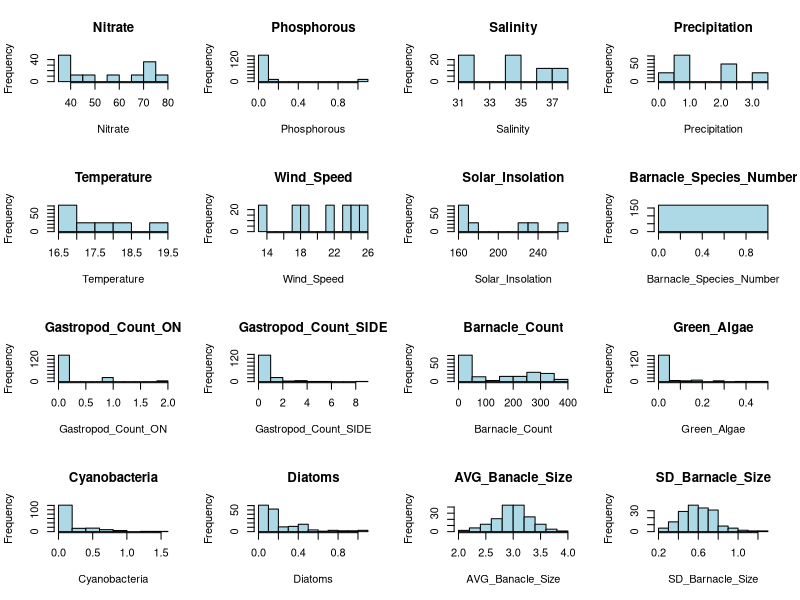
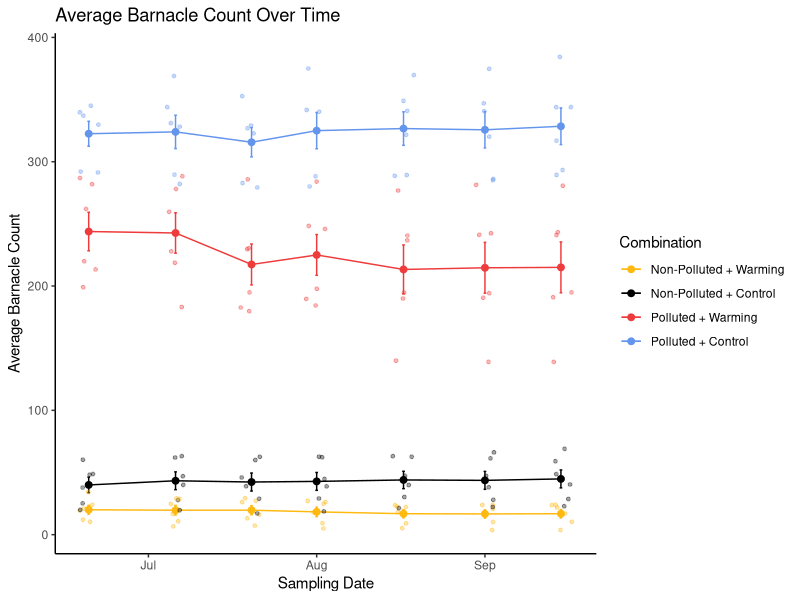
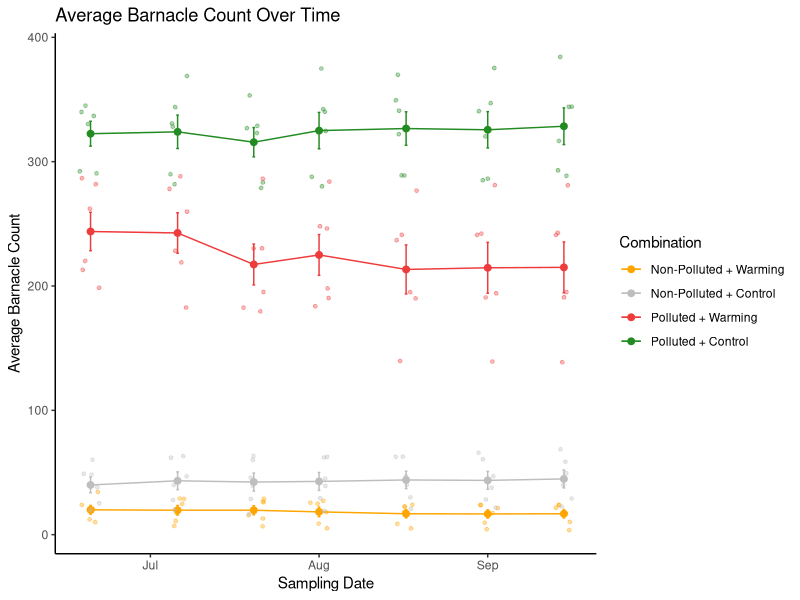
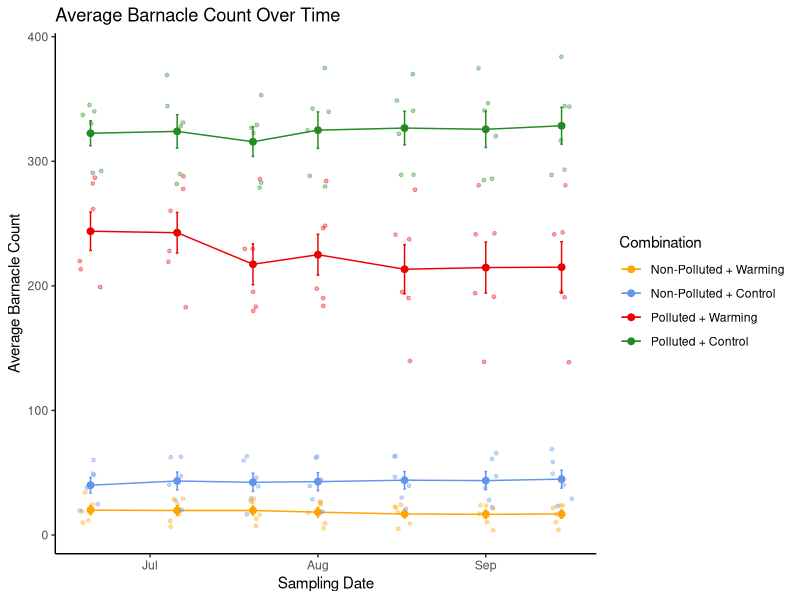
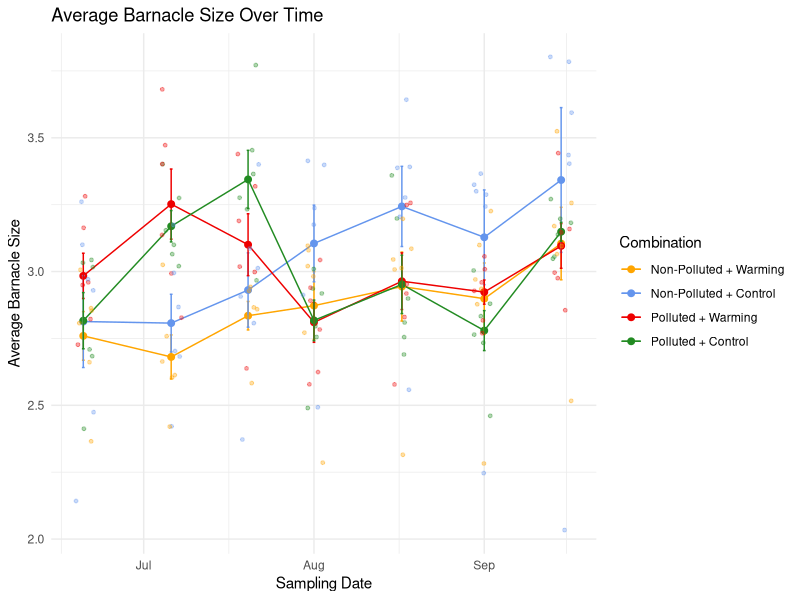
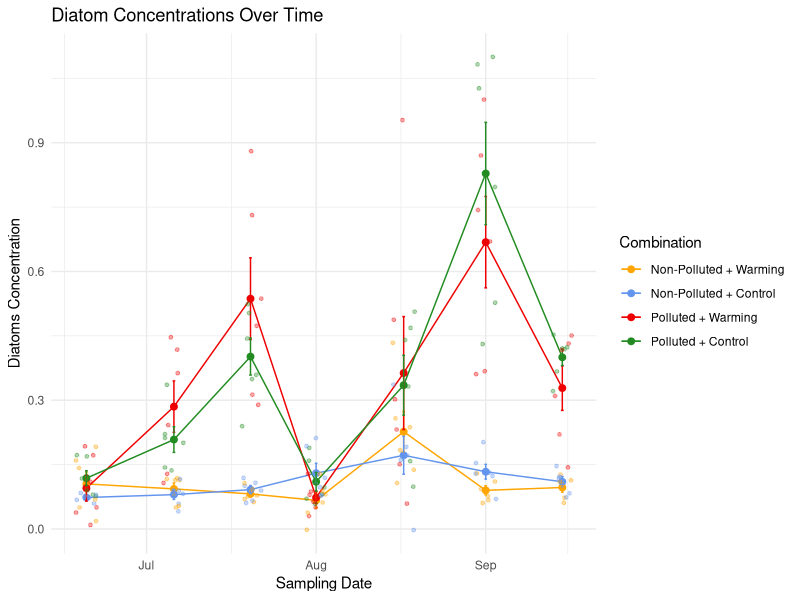
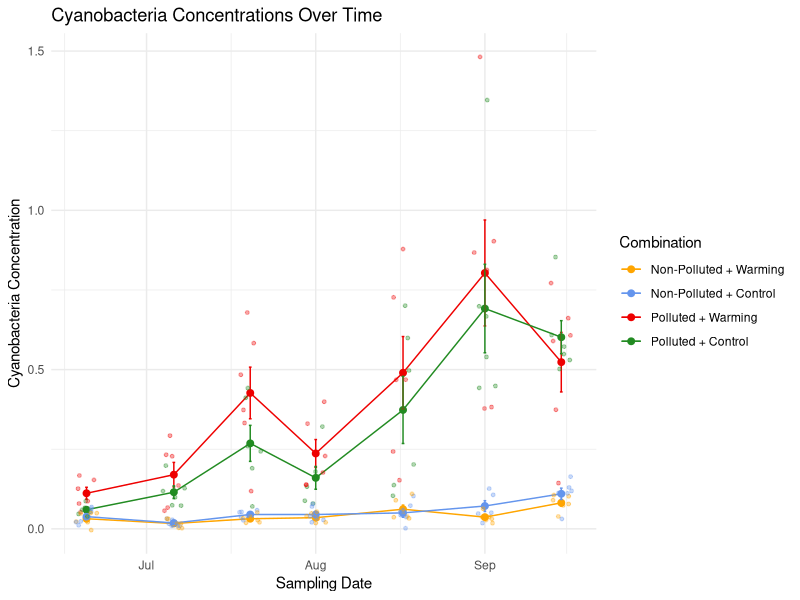
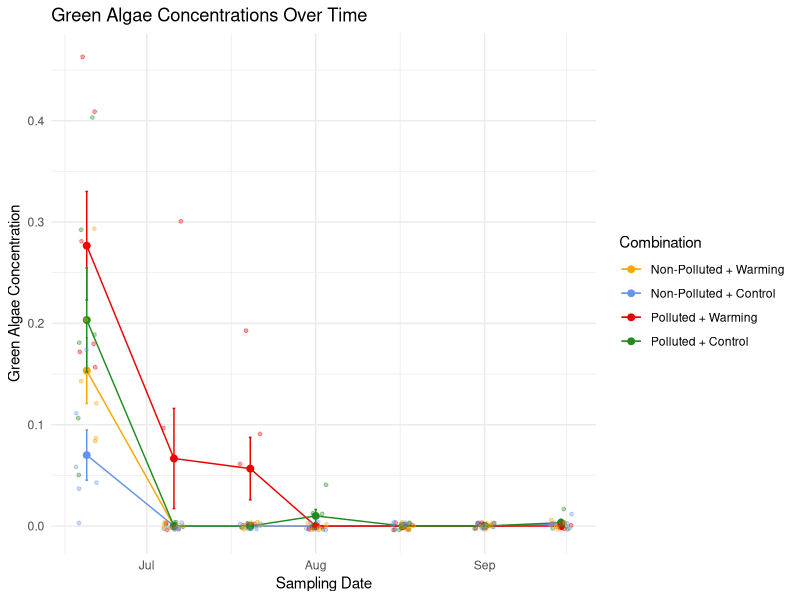

Reproduce these figures in R, in order. (Note: this script raises an error after producing the figures.)
## ---- chunk 1

# running in R version 4.3.1

#### Clear  environment 
rm(list = ls())         

#### Required packages
library(tidyverse) # for general organisation
library(ggplot2)
library(dplyr)
library(zoo)
knitr::opts_knit$set(root.dir ="C:/Users/katie/OneDrive/Documents/UNI/MBiol/Code_R/Katie_R")

## ---- chunk 2
# load the data 
brighton <- read.csv("Hotmess_R_1.csv")

brighton$Sampling_Date <- as.Date(brighton$Sampling_Date, format = "%d/%m/%Y")

brighton$Pad_Region <- as.factor(brighton$Pad_Region)

brighton$Pad_Colour <- as.factor(brighton$Pad_Colour)

brighton$total_grazer <- brighton$Gastropod_Count_ON + brighton$Gastropod_Count_SIDE

# create a new column for the combinations
brighton <- brighton %>%
  mutate(Combination = interaction(Pad_Colour, Pad_Region))

str(brighton)
## ---- chunk 3
# create a list of our numeric explanatory and response variables
numeric_vars <- c("Nitrate", "Phosphorous", "Salinity", "Precipitation", 
                  "Temperature", "Wind_Speed", "Solar_Insolation",
                  "Barnacle_Species_Number", "Gastropod_Count_ON", 
                  "Gastropod_Count_SIDE", "Barnacle_Count", "Green_Algae", 
                  "Cyanobacteria", "Diatoms", "AVG_Banacle_Size", 
                  "SD_Barnacle_Size")

# as there are 16, we'll set up a 4 by 4 panel 
par(mfrow = c(4, 4))

# loop over numeric_vars and create a histogram for each one
for (var in numeric_vars) {
  hist(brighton[[var]], main = var, xlab = var, col = "lightblue", border = "black")
}

## ---- chunk 4
#ADD CODE FOR COMBINATION
#of what?
## ---- chunk 5
#barnacle count


average_barnacle_count <- brighton %>%
  group_by(Sampling_Date, Combination) %>%
  summarize(Average_Banacle_Count = mean(Barnacle_Count, na.rm = TRUE))
            
            #,  SE_Banacle_Size = sd(AVG_Banacle_Size, na.rm = TRUE)/ sqrt(n()),, .groups = 'drop')


# Assuming `data` is your original dataset with individual observations
data_se_b_count <- brighton %>%
  group_by(Sampling_Date, Combination) %>%
  summarise(
    Avg = mean(Barnacle_Count),
    SE = sd(Barnacle_Count) / sqrt(n()),
    Lower = Avg - SE,  # Assuming 1 SE for the demonstration
    Upper = Avg + SE
  ) %>%
  ungroup()

combined_plot_b_count <- ggplot() +
  geom_line(data = average_barnacle_count, 
            aes(x = Sampling_Date, y = Average_Banacle_Count, group = Combination, color = Combination)) +
  geom_point(data = average_barnacle_count, 
             aes(x = Sampling_Date, y = Average_Banacle_Count, color = Combination), size = 2) +
  #geom_ribbon(data = data_se, aes(x = Sampling_Date, ymin = Lower, ymax = Upper, group = Combination, fill = Combination), alpha = 0.2) +  # Add this line for shaded areas
  geom_errorbar(data = data_se_b_count, 
                aes(x = Sampling_Date, ymin = Lower, ymax = Upper, group = Combination, color = Combination), 
                width = 0.5) +  # Adjust width as needed
  geom_jitter(data = brighton, 
             aes(x = Sampling_Date, y = Barnacle_Count, color = Combination), size = 1, alpha = 0.35, width = 2) +
  scale_color_manual(values = c("B.N" = "darkgoldenrod1",
                               "W.N" = "black",
                               "B.P" = "brown2",
                               "W.P" = "cornflowerblue", "B" = "black", "W" = "grey"),
                     labels = c("B.N" = "Non-Polluted + Warming", "W.N" = "Non-Polluted + Control", "B.P" = "Polluted + Warming", "W.P" = "Polluted + Control")) +
  scale_shape_manual(values = c("N" = 16, "P" = 17),
                     labels = c("N" = "Non-Polluted Region", "P" = "Polluted Region")) +
  labs(title = "Average Barnacle Count Over Time",
       x = "Sampling Date",
       y = "Average Barnacle Count") +
  theme_classic()

combined_plot_b_count
 

## ---- chunk 6
combined_plot_b_count2 <- ggplot() +
  geom_line(data = average_barnacle_count, 
            aes(x = Sampling_Date, y = Average_Banacle_Count, group = Combination, color = Combination)) +
  geom_point(data = average_barnacle_count, 
             aes(x = Sampling_Date, y = Average_Banacle_Count, color = Combination), size = 2) +
  #geom_ribbon(data = data_se, aes(x = Sampling_Date, ymin = Lower, ymax = Upper, group = Combination, fill = Combination), alpha = 0.2) +  # Add this line for shaded areas
  geom_errorbar(data = data_se_b_count, 
                aes(x = Sampling_Date, ymin = Lower, ymax = Upper, group = Combination, color = Combination), 
                width = 0.5) +  # Adjust width as needed
  geom_jitter(data = brighton, 
             aes(x = Sampling_Date, y = Barnacle_Count, color = Combination), size = 1, alpha = 0.35, width = 2) +
  scale_color_manual(values = c("B.N" = "orange",
                               "W.N" = "grey",
                               "B.P" = "brown2",
                               "W.P" = "forestgreen", "B" = "black", "W" = "grey"),
                     labels = c( "W.N" = "Non-Polluted + Control","B.N" = "Non-Polluted + Warming",  "W.P" = "Polluted + Control", "B.P" = "Polluted + Warming")) +
  scale_shape_manual(values = c("N" = 16, "P" = 17),
                     labels = c("N" = "Non-Polluted Region", "P" = "Polluted Region")) +
  labs(title = "Average Barnacle Count Over Time",
       x = "Sampling Date",
       y = "Average Barnacle Count") +
  theme_classic()

combined_plot_b_count2

## ---- chunk 7
combined_plot_b_count2 <- ggplot() +
  geom_line(data = average_barnacle_count, 
            aes(x = Sampling_Date, y = Average_Banacle_Count, group = Combination, color = Combination)) +
  geom_point(data = average_barnacle_count, 
             aes(x = Sampling_Date, y = Average_Banacle_Count, color = Combination), size = 2) +
  #geom_ribbon(data = data_se, aes(x = Sampling_Date, ymin = Lower, ymax = Upper, group = Combination, fill = Combination), alpha = 0.2) +  # Add this line for shaded areas
  geom_errorbar(data = data_se_b_count, 
                aes(x = Sampling_Date, ymin = Lower, ymax = Upper, group = Combination, color = Combination), 
                width = 0.5) +  # Adjust width as needed
  geom_jitter(data = brighton, 
             aes(x = Sampling_Date, y = Barnacle_Count, color = Combination), size = 1, alpha = 0.35, width = 2) +
  scale_color_manual(values = c("B.N" = "orange",
                               "W.N" = "cornflowerblue",
                               "B.P" = "red2",
                               "W.P" = "forestgreen", "B" = "black", "W" = "grey"),
                     labels = c( "W.N" = "Non-Polluted + Control","B.N" = "Non-Polluted + Warming",  "W.P" = "Polluted + Control", "B.P" = "Polluted + Warming")) +
  scale_shape_manual(values = c("N" = 16, "P" = 17),
                     labels = c("N" = "Non-Polluted Region", "P" = "Polluted Region")) +
  labs(title = "Average Barnacle Count Over Time",
       x = "Sampling Date",
       y = "Average Barnacle Count") +
  theme_classic()

combined_plot_b_count2

## ---- chunk 8

#barnacle size

average_barnacle_size <- brighton %>%
  group_by(Sampling_Date, Combination) %>%
  summarize(Average_Banacle_Size = mean(AVG_Banacle_Size, na.rm = TRUE))
            
            #,  SE_Banacle_Size = sd(AVG_Banacle_Size, na.rm = TRUE)/ sqrt(n()),, .groups = 'drop')


# Assuming `data` is your original dataset with individual observations
data_se_b_size <- brighton %>%
  group_by(Sampling_Date, Combination) %>%
  summarise(
    Avg = mean(AVG_Banacle_Size),
    SE = sd(AVG_Banacle_Size) / sqrt(n()),
    Lower = Avg - SE,  # Assuming 1 SE for the demonstration
    Upper = Avg + SE
  ) %>%
  ungroup()

combined_plot_b_size <- ggplot() +
  geom_line(data = average_barnacle_size, 
            aes(x = Sampling_Date, y = Average_Banacle_Size, group = Combination, color = Combination)) +
  geom_point(data = average_barnacle_size, 
             aes(x = Sampling_Date, y = Average_Banacle_Size, color = Combination), size = 2) +
  #geom_ribbon(data = data_se, aes(x = Sampling_Date, ymin = Lower, ymax = Upper, group = Combination, fill = Combination), alpha = 0.2) +  # Add this line for shaded areas
  geom_errorbar(data = data_se_b_size, 
                aes(x = Sampling_Date, ymin = Lower, ymax = Upper, group = Combination, color = Combination), 
                width = 0.5) +  # Adjust width as needed
  geom_jitter(data = brighton, 
             aes(x = Sampling_Date, y = AVG_Banacle_Size, color = Combination), size = 1, alpha = 0.35, width = 2) +
  scale_color_manual(values = c("B.N" = "orange",
                               "W.N" = "cornflowerblue",
                               "B.P" = "red2",
                               "W.P" = "forestgreen", "B" = "black", "W" = "grey"),
                     labels = c("B.N" = "Non-Polluted + Warming", "W.N" = "Non-Polluted + Control", "B.P" = "Polluted + Warming", "W.P" = "Polluted + Control", "B" = "Pad Colour: Black", "W" = "Pad Colour: Grey")) +
  scale_shape_manual(values = c("N" = 16, "P" = 17),
                     labels = c("N" = "Non-Polluted Region", "P" = "Polluted Region")) +
  labs(title = "Average Barnacle Size Over Time",
       x = "Sampling Date",
       y = "Average Barnacle Size") +
  theme_minimal()

combined_plot_b_size
 
## ---- chunk 9

#diatoms

average_diatoms <- brighton %>%
  group_by(Sampling_Date, Combination) %>%
  summarize(Average_diatoms = mean(Diatoms, na.rm = TRUE), .groups = 'drop')

# Assuming `data` is your original dataset with individual observations
data_se_diatoms <- brighton %>%
  group_by(Sampling_Date, Combination) %>%
  summarise(
    Avg = mean(Diatoms),
    SE = sd(Diatoms) / sqrt(n()),
    Lower = Avg - SE,  # Assuming 1 SE for the demonstration
    Upper = Avg + SE
  ) %>%
  ungroup()

combined_plot_diatoms <- ggplot() +
  geom_line(data = average_diatoms, 
            aes(x = Sampling_Date, y = Average_diatoms, group = Combination, color = Combination)) +
  geom_point(data = average_diatoms, 
             aes(x = Sampling_Date, y = Average_diatoms, color = Combination), size = 2) +
  #geom_ribbon(data = data_se, aes(x = Sampling_Date, ymin = Lower, ymax = Upper, group = Combination, fill = Combination), alpha = 0.2) +  # Add this line for shaded areas
  geom_errorbar(data = data_se_diatoms, 
                aes(x = Sampling_Date, ymin = Lower, ymax = Upper, group = Combination, color = Combination), 
                width = 0.5) +  # Adjust width as needed
  geom_jitter(data = brighton, 
             aes(x = Sampling_Date, y = Diatoms, color = Combination), size = 1, alpha = 0.35, width = 2) +
  scale_color_manual(values = c("B.N" = "orange",
                               "W.N" = "cornflowerblue",
                               "B.P" = "red2",
                               "W.P" = "forestgreen", "B" = "black", "W" = "grey"),
                     labels = c("B.N" = "Non-Polluted + Warming", "W.N" = "Non-Polluted + Control", "B.P" = "Polluted + Warming", "W.P" = "Polluted + Control", "B" = "Pad Colour: Black", "W" = "Pad Colour: Grey")) +
  scale_shape_manual(values = c("N" = 16, "P" = 17),
                     labels = c("N" = "Non-Polluted Region", "P" = "Polluted Region")) +
  labs(title = "Diatom Concentrations Over Time",
       x = "Sampling Date",
       y = "Diatoms Concentration") +
  theme_minimal()


combined_plot_diatoms

#check temp in august!

## ---- chunk 10

#cyanobacteria
#combination plot points w/ mean and lines

average_cyanobacteria <- brighton %>%
  group_by(Sampling_Date, Combination) %>%
  summarize(Average_Cyanobacteria = mean(Cyanobacteria, na.rm = TRUE), .groups = 'drop')


# Assuming `data` is your original dataset with individual observations
data_se_cyano <- brighton %>%
  group_by(Sampling_Date, Combination) %>%
  summarise(
    Avg = mean(Cyanobacteria),
    SE = sd(Cyanobacteria) / sqrt(n()),
    Lower = Avg - SE,  # Assuming 1 SE for the demonstration
    Upper = Avg + SE
  ) %>%
  ungroup()


#cyano plot

combined_plot_cyanobacteria <- ggplot() +
  geom_line(data = average_cyanobacteria, 
            aes(x = Sampling_Date, y = Average_Cyanobacteria, group = Combination, color = Combination)) +
  geom_point(data = average_cyanobacteria, 
             aes(x = Sampling_Date, y = Average_Cyanobacteria, color = Combination), size = 2) +
  #geom_ribbon(data = data_se, aes(x = Sampling_Date, ymin = Lower, ymax = Upper, group = Combination, fill = Combination), alpha = 0.2) +  # Add this line for shaded areas
  geom_errorbar(data = data_se_cyano, 
                aes(x = Sampling_Date, ymin = Lower, ymax = Upper, group = Combination, color = Combination), 
                width = 0.5) +  # Adjust width as needed
  geom_jitter(data = brighton, 
             aes(x = Sampling_Date, y = Cyanobacteria, color = Combination), size = 1, alpha = 0.35, width = 2) +
  scale_color_manual(values = c("B.N" = "orange",
                               "W.N" = "cornflowerblue",
                               "B.P" = "red2",
                               "W.P" = "forestgreen", "B" = "black", "W" = "grey"),
                     labels = c("B.N" = "Non-Polluted + Warming", "W.N" = "Non-Polluted + Control", "B.P" = "Polluted + Warming", "W.P" = "Polluted + Control", "B" = "Pad Colour: Black", "W" = "Pad Colour: Grey")) +
  scale_shape_manual(values = c("N" = 16, "P" = 17),
                     labels = c("N" = "Non-Polluted Region", "P" = "Polluted Region")) +
  labs(title = "Cyanobacteria Concentrations Over Time",
       x = "Sampling Date",
       y = "Cyanobacteria Concentration") +
  theme_minimal()


combined_plot_cyanobacteria

## ---- chunk 11

#green

average_green <- brighton %>%
  group_by(Sampling_Date, Combination) %>%
  summarize(Average_Green = mean(Green_Algae, na.rm = TRUE), .groups = 'drop')



data_se <- brighton %>%
  group_by(Sampling_Date, Combination) %>%
  summarise(
    Avg = mean(Green_Algae),
    SE = sd(Green_Algae) / sqrt(n()),
    Lower = Avg - SE,  # Assuming 1 SE for the demonstration
    Upper = Avg + SE
  ) %>%
  ungroup()


#green plot

combined_plot_green <- ggplot() +
  geom_line(data = average_green, 
            aes(x = Sampling_Date, y = Average_Green, group = Combination, color = Combination)) +
  geom_point(data = average_green, 
             aes(x = Sampling_Date, y = Average_Green, color = Combination), size = 2) +
  #geom_ribbon(data = data_se, aes(x = Sampling_Date, ymin = Lower, ymax = Upper, group = Combination, fill = Combination), alpha = 0.2) +  # Add this line for shaded areas
  geom_errorbar(data = data_se, 
                aes(x = Sampling_Date, ymin = Lower, ymax = Upper, group = Combination, color = Combination), 
                width = 0.5) +  # Adjust width as needed
  geom_jitter(data = brighton, 
             aes(x = Sampling_Date, y = Green_Algae, color = Combination), size = 1, alpha = 0.35, width = 2) +
  scale_color_manual(values = c("B.N" = "orange",
                               "W.N" = "cornflowerblue",
                               "B.P" = "red2",
                               "W.P" = "forestgreen", "B" = "black", "W" = "grey"),
                     labels = c("B.N" = "Non-Polluted + Warming", "W.N" = "Non-Polluted + Control", "B.P" = "Polluted + Warming", "W.P" = "Polluted + Control", "B" = "Pad Colour: Black", "W" = "Pad Colour: Grey")) +
  scale_shape_manual(values = c("N" = 16, "P" = 17),
                     labels = c("N" = "Non-Polluted Region", "P" = "Polluted Region")) +
  labs(title = "Green Algae Concentrations Over Time",
       x = "Sampling Date",
       y = "Green Algae Concentration") +
  theme_minimal()


combined_plot_green
## ---- chunk 12
#Grazers

#add new column for grazer total
brighton$total_grazer <- brighton$Gastropod_Count_ON + brighton$Gastropod_Count_SIDE


average_grazer <- brighton %>%
  group_by(Sampling_Date, Combination) %>%
  summarize(Average_Grazer = mean(total_grazer, na.rm = TRUE), .groups = 'drop')


# Assuming `data` is your original dataset with individual observations
grazer_se <- brighton %>%
  group_by(Sampling_Date, Combination) %>%
  summarize( Avg = mean(total_grazer, na.rm = TRUE),
    SE = sd(total_grazer, na.rm = TRUE) / sqrt(n()),  # Calculate SEM based on the total_grazer directly
    Lower = Avg - SE, 
    Upper = Avg + SE,
    .groups = 'drop')



#grazer plot

combined_plot_grazer <- ggplot() +
  geom_line(data = average_grazer, 
            aes(x = Sampling_Date, y = Average_Grazer, group = Combination, color = Combination)) +
  geom_point(data = average_grazer, 
             aes(x = Sampling_Date, y = Average_Grazer, color = Combination), size = 2) +
  #geom_ribbon(data = data_se, aes(x = Sampling_Date, ymin = Lower, ymax = Upper, group = Combination, fill = Combination), alpha = 0.2) +  # Add this line for shaded areas
  geom_errorbar(data = grazer_se, 
                aes(x = Sampling_Date, ymin = Lower, ymax = Upper, group = Combination, color = Combination), 
                width = 0.5) +  # Adjust width as needed
  geom_jitter(data = brighton, 
             aes(x = Sampling_Date, y = total_grazer, color = Combination), size = 1, alpha = 0.35, width = 2) +
  scale_color_manual(values = c("B.N" = "orange",
                               "W.N" = "cornflowerblue",
                               "B.P" = "red2",
                               "W.P" = "forestgreen", "B" = "black", "W" = "grey"),
                     labels = c("B.N" = "Non-Polluted + Warming", "W.N" = "Non-Polluted + Control", "B.P" = "Polluted + Warming", "W.P" = "Polluted + Control", "B" = "Pad Colour: Black", "W" = "Pad Colour: Grey")) +
  scale_shape_manual(values = c("N" = 16, "P" = 17),
                     labels = c("N" = "Non-Polluted Region", "P" = "Polluted Region")) +
  labs(title = "Grazer Counts Over Time",
       x = "Sampling Date",
       y = "Grazer Count") +
  theme_minimal()+
  scale_y_continuous("Total Grazer count", limits = c(0, 7))


combined_plot_grazer
## ---- chunk 13

sub_JUN_1 <- dplyr::filter(brighton, Sampling_Date == as.Date('2023-06-20'))

boxplot(Barnacle_Count ~ Pad_Colour*Pad_Region, data = sub_JUN_1,
       xlab = "Treatment group",
       ylab = "Barnacle Count") 


# Create a new column for the combined factor with specified levels
sub_JUN_1$treatment_group <- interaction(sub_JUN_1$Pad_Colour, sub_JUN_1$Pad_Region, sep = " + ")

# Set the factor levels to control the order
sub_JUN_1$treatment_group <- factor(sub_JUN_1$treatment_group, levels = c("W + N", "B + N", "W + P", "B + P"))

# Now plot
BP_Jun_1_BC <- ggplot(sub_JUN_1, aes(x = treatment_group, y = Barnacle_Count, fill = treatment_group)) +
  geom_boxplot() +
  labs(title = "Barnacle Count Boxplots",
       x = "Treatment Group",
       y = "Barnacle Count") +
  theme_classic() +
  theme(axis.text.x = element_text(angle = 45, hjust = 1)) +
  scale_x_discrete(labels = c("W + N" = "Non-Polluted + Control",
                              "B + N" = "Non-Polluted + Warming",
                              "W + P" = "Polluted + Control",
                              "B + P" = "Polluted + Warming")) + 
  scale_fill_manual(values = c("W + N" = "cornflowerblue",
                               "B + N" = "orange",
                               "W + P" = "forestgreen",
                               "B + P" = "brown2"))


                      

BP_Jun_1_BC


## ---- chunk 14
sub_JUL_1 <- dplyr::filter(brighton, Sampling_Date == as.Date('2023-07-06'))


BP_Jul_1_BC <- ggplot(sub_JUL_1, aes(x = interaction(Pad_Colour, Pad_Region, sep = " + "), y = Barnacle_Count))   +
  geom_boxplot() +
  labs(title = "Barnacle Count Boxplots",
       x = "Treatment Group",
       y = "Barnacle Count") +
  theme_minimal() +
  theme(axis.text.x = element_text(angle = 45, hjust = 1)) +
  scale_x_discrete(labels = c("B + N" = "Warm + Non-Polluted",
                              "W + N" = "Control Temperature + Non-Polluted",
                              "B + P" = "Warm + Polluted",
                              "W + P" = "Control Temperature + Polluted")) # Updated custom labels

BP_Jul_1_BC
## ---- chunk 15
sub_JUL_2 <- dplyr::filter(brighton, Sampling_Date == as.Date('2023-07-20')) 


BP_Jul_2_BC <- ggplot(sub_JUL_2, aes(x = interaction(Pad_Colour, Pad_Region, sep = " + "), y = Barnacle_Count))   +
  geom_boxplot() +
  labs(title = "Barnacle Count Boxplots",
       x = "Treatment Group",
       y = "Barnacle Count") +
  theme_minimal() +
  theme(axis.text.x = element_text(angle = 45, hjust = 1)) +
  scale_x_discrete(labels = c("B + N" = "Warm + Non-Polluted",
                              "W + N" = "Control Temperature + Non-Polluted",
                              "B + P" = "Warm + Polluted",
                              "W + P" = "Control Temperature + Polluted")) # Updated custom labels

BP_Jul_2_BC

## ---- chunk 16
sub_AUG_1 <- dplyr::filter(brighton, Sampling_Date == as.Date('2023-08-01'))

BP_Aug_1_BC <- ggplot(sub_AUG_1, aes(x = interaction(Pad_Colour, Pad_Region, sep = " + "), y = Barnacle_Count))   +
  geom_boxplot() +
  labs(title = "Barnacle Count Boxplots",
       x = "Treatment Group",
       y = "Barnacle Count") +
  theme_minimal() +
  theme(axis.text.x = element_text(angle = 45, hjust = 1)) +
  scale_x_discrete(labels = c("B + N" = "Warm + Non-Polluted",
                              "W + N" = "Control Temperature + Non-Polluted",
                              "B + P" = "Warm + Polluted",
                              "W + P" = "Control Temperature + Polluted")) # Updated custom labels

BP_Aug_1_BC

## ---- chunk 17
sub_AUG_2 <- dplyr::filter(brighton, Sampling_Date == as.Date('2023-08-17'))

BP_Aug_2_BC <- ggplot(sub_AUG_2, aes(x = interaction(Pad_Colour, Pad_Region, sep = " + "), y = Barnacle_Count))   +
  geom_boxplot() +
  labs(title = "Barnacle Count Boxplots",
       x = "Treatment Group",
       y = "Barnacle Count") +
  theme_minimal() +
  theme(axis.text.x = element_text(angle = 45, hjust = 1)) +
  scale_x_discrete(labels = c("B + N" = "Warm + Non-Polluted",
                              "W + N" = "Control Temperature + Non-Polluted",
                              "B + P" = "Warm + Polluted",
                              "W + P" = "Control Temperature + Polluted")) # Updated custom labels

BP_Aug_2_BC

## ---- chunk 18
sub_SEP_1 <- dplyr::filter(brighton, Sampling_Date == as.Date('2023-09-01'))

BP_Sep_1_BC <- ggplot(sub_SEP_1, aes(x = interaction(Pad_Colour, Pad_Region, sep = " + "), y = Barnacle_Count))   +
  geom_boxplot() +
  labs(title = "Barnacle Count Boxplots",
       x = "Treatment Group",
       y = "Barnacle Count") +
  theme_minimal() +
  theme(axis.text.x = element_text(angle = 45, hjust = 1)) +
  scale_x_discrete(labels = c("B + N" = "Warm + Non-Polluted",
                              "W + N" = "Control Temperature + Non-Polluted",
                              "B + P" = "Warm + Polluted",
                              "W + P" = "Control Temperature + Polluted")) # Updated custom labels

BP_Sep_1_BC
## ---- chunk 19
sub_SEP_2 <- dplyr::filter(brighton, Sampling_Date == as.Date('2023-09-15'))


BP_Sep_2_BC <- ggplot(sub_SEP_2, aes(x = interaction(Pad_Colour, Pad_Region, sep = " + "), y = Barnacle_Count))   +
  geom_boxplot() +
  labs(title = "Barnacle Count Boxplots",
       x = "Treatment Group",
       y = "Barnacle Count") +
  theme_minimal() +
  theme(axis.text.x = element_text(angle = 45, hjust = 1)) +
  scale_x_discrete(labels = c("B + N" = "Warm + Non-Polluted",
                              "W + N" = "Control Temperature + Non-Polluted",
                              "B + P" = "Warm + Polluted",
                              "W + P" = "Control Temperature + Polluted")) # Updated custom labels

BP_Sep_2_BC

## ---- chunk 20
#Jun 1

BP_Jun_1_BS <- ggplot(sub_JUN_1, aes(x = interaction(Pad_Colour, Pad_Region, sep = " + "), y = AVG_Banacle_Size, fill = interaction(Pad_Colour, Pad_Region, sep = " + "))) +
  geom_boxplot() +
  labs(title = "Barnacle Size Boxplots",
       x = "Treatment Group",
       y = "Barnacle Size") +
  theme_minimal() +
  theme(axis.text.x = element_text(angle = 45, hjust = 1)) +
  scale_x_discrete(labels = c("B + N" = "Warm + Non-Polluted",
                              "W + N" = "Control Temperature + Non-Polluted",
                              "B + P" = "Warm + Polluted",
                              "W + P" = "Control Temperature + Polluted")) +
  scale_fill_manual(values = c("B + N" = "orange",
                               "W + N" = "cornflowerblue",
                               "B + P" = "brown2",
                               "W + P" = "forestgreen"))


BP_Jun_1_BS
## ---- chunk 21
#Jul 1

BP_Jul_1_BS <- ggplot(sub_JUL_1, aes(x = interaction(Pad_Colour, Pad_Region, sep = " + "), y = AVG_Banacle_Size)) +
  geom_boxplot() +
  labs(title = "Barnacle Size Boxplots",
       x = "Treatment Group",
       y = "Barnacle Size") +
  theme_minimal() +
  theme(axis.text.x = element_text(angle = 45, hjust = 1)) +
  scale_x_discrete(labels = c("B + N" = "Warm + Non-Polluted",
                              "W + N" = "Control Temperature + Non-Polluted",
                              "B + P" = "Warm + Polluted",
                              "W + P" = "Control Temperature + Polluted")) # Updated custom labels

BP_Jul_1_BS

## ---- chunk 22
#Jul 2

BP_Jul_2_BS <- ggplot(sub_JUL_2, aes(x = interaction(Pad_Colour, Pad_Region, sep = " + "), y = AVG_Banacle_Size)) +
  geom_boxplot() +
  labs(title = "Barnacle Size Boxplots",
       x = "Treatment Group",
       y = "Barnacle Size") +
  theme_minimal() +
  theme(axis.text.x = element_text(angle = 45, hjust = 1)) +
  scale_x_discrete(labels = c("B + N" = "Warm + Non-Polluted",
                              "W + N" = "Control Temperature + Non-Polluted",
                              "B + P" = "Warm + Polluted",
                              "W + P" = "Control Temperature + Polluted")) # Updated custom labels

BP_Jul_2_BS
## ---- chunk 23
#Aug 1

BP_Aug_1_BS <- ggplot(sub_AUG_1, aes(x = interaction(Pad_Colour, Pad_Region, sep = " + "), y = AVG_Banacle_Size)) +
  geom_boxplot() +
  labs(title = "Barnacle Size Boxplots",
       x = "Treatment Group",
       y = "Barnacle Size") +
  theme_minimal() +
  theme(axis.text.x = element_text(angle = 45, hjust = 1)) +
  scale_x_discrete(labels = c("B + N" = "Warm + Non-Polluted",
                              "W + N" = "Control Temperature + Non-Polluted",
                              "B + P" = "Warm + Polluted",
                              "W + P" = "Control Temperature + Polluted")) # Updated custom labels

BP_Aug_1_BS
## ---- chunk 24
#Aug 2

BP_Aug_2_BS <- ggplot(sub_AUG_2, aes(x = interaction(Pad_Colour, Pad_Region, sep = " + "), y = AVG_Banacle_Size)) +
  geom_boxplot() +
  labs(title = "Barnacle Size Boxplots",
       x = "Treatment Group",
       y = "Barnacle Size") +
  theme_minimal() +
  theme(axis.text.x = element_text(angle = 45, hjust = 1)) +
  scale_x_discrete(labels = c("B + N" = "Warm + Non-Polluted",
                              "W + N" = "Control Temperature + Non-Polluted",
                              "B + P" = "Warm + Polluted",
                              "W + P" = "Control Temperature + Polluted")) # Updated custom labels

BP_Aug_2_BS

## ---- chunk 25
#Sep 1

BP_Sep_1_BS <- ggplot(sub_SEP_1, aes(x = interaction(Pad_Colour, Pad_Region, sep = " + "), y = AVG_Banacle_Size)) +
  geom_boxplot() +
  labs(title = "Barnacle Size Boxplots",
       x = "Treatment Group",
       y = "Barnacle Size") +
  theme_minimal() +
  theme(axis.text.x = element_text(angle = 45, hjust = 1)) +
  scale_x_discrete(labels = c("B + N" = "Warm + Non-Polluted",
                              "W + N" = "Control Temperature + Non-Polluted",
                              "B + P" = "Warm + Polluted",
                              "W + P" = "Control Temperature + Polluted")) # Updated custom labels

BP_Sep_1_BS
## ---- chunk 26
#Sep 2

BP_Sep_2_BS <- ggplot(sub_SEP_2, aes(x = interaction(Pad_Colour, Pad_Region, sep = " + "), y = AVG_Banacle_Size)) +
  geom_boxplot() +
  labs(title = "Barnacle Size Boxplots",
       x = "Treatment Group",
       y = "Barnacle Size") +
  theme_minimal() +
  theme(axis.text.x = element_text(angle = 45, hjust = 1)) +
  scale_x_discrete(labels = c("B + N" = "Warm + Non-Polluted",
                              "W + N" = "Control Temperature + Non-Polluted",
                              "B + P" = "Warm + Polluted",
                              "W + P" = "Control Temperature + Polluted")) # Updated custom labels

BP_Sep_2_BS
## ---- chunk 27
#Jun 1

  BP_Jun_1_D <- ggplot(sub_JUN_1, aes(x = interaction(Pad_Colour, Pad_Region, sep = " + "), y = Diatoms, , fill = interaction(Pad_Colour, Pad_Region, sep = " + "))) +
  geom_boxplot() +
  labs(title = "Diatoms Boxplots",
       x = "Treatment Group",
       y = "Diatoms") +
  theme_minimal() +
  theme(axis.text.x = element_text(angle = 45, hjust = 1)) +
  scale_x_discrete(labels = c("B + N" = "Warm + Non-Polluted",
                              "W + N" = "Control Temperature + Non-Polluted",
                              "B + P" = "Warm + Polluted",
                              "W + P" = "Control Temperature + Polluted"))+
  scale_fill_manual(values = c("B + N" = "orange",
                               "W + N" = "cornflowerblue",
                               "B + P" = "brown2",
                               "W + P" = "forestgreen"))
# Updated custom labels

BP_Jun_1_D
## ---- chunk 28
#Jul 1

BP_Jul_1_D <- ggplot(sub_JUL_1, aes(x = interaction(Pad_Colour, Pad_Region, sep = " + "), y = Diatoms)) +
  geom_boxplot() +
  labs(title = "Diatom Boxplots",
       x = "Treatment Group",
       y = "Diatoms") +
  theme_minimal() +
  theme(axis.text.x = element_text(angle = 45, hjust = 1)) +
  scale_x_discrete(labels = c("B + N" = "Warm + Non-Polluted",
                              "W + N" = "Control Temperature + Non-Polluted",
                              "B + P" = "Warm + Polluted",
                              "W + P" = "Control Temperature + Polluted")) # Updated custom labels

BP_Jul_1_D

## ---- chunk 29
#Jul 2

BP_Jul_2_D <- ggplot(sub_JUL_2, aes(x = interaction(Pad_Colour, Pad_Region, sep = " + "), y = Diatoms)) +
  geom_boxplot() +
  labs(title = "Diatoms Boxplots",
       x = "Treatment Group",
       y = "Diatoms") +
  theme_minimal() +
  theme(axis.text.x = element_text(angle = 45, hjust = 1)) +
  scale_x_discrete(labels = c("B + N" = "Warm + Non-Polluted",
                              "W + N" = "Control Temperature + Non-Polluted",
                              "B + P" = "Warm + Polluted",
                              "W + P" = "Control Temperature + Polluted")) # Updated custom labels

BP_Jul_2_D
## ---- chunk 30
#Aug 1

BP_Aug_1_D <- ggplot(sub_AUG_1, aes(x = interaction(Pad_Colour, Pad_Region, sep = " + "), y = Diatoms)) +
  geom_boxplot() +
  labs(title = "Diatoms Boxplots",
       x = "Treatment Group",
       y = "Diatoms") +
  theme_minimal() +
  theme(axis.text.x = element_text(angle = 45, hjust = 1)) +
  scale_x_discrete(labels = c("B + N" = "Warm + Non-Polluted",
                              "W + N" = "Control Temperature + Non-Polluted",
                              "B + P" = "Warm + Polluted",
                              "W + P" = "Control Temperature + Polluted")) # Updated custom labels

BP_Aug_1_D
## ---- chunk 31
#Aug 2

BP_Aug_2_D <- ggplot(sub_AUG_2, aes(x = interaction(Pad_Colour, Pad_Region, sep = " + "), y = Diatoms)) +
  geom_boxplot() +
  labs(title = "Diatoms Boxplots",
       x = "Treatment Group",
       y = "Diatoms") +
  theme_minimal() +
  theme(axis.text.x = element_text(angle = 45, hjust = 1)) +
  scale_x_discrete(labels = c("B + N" = "Warm + Non-Polluted",
                              "W + N" = "Control Temperature + Non-Polluted",
                              "B + P" = "Warm + Polluted",
                              "W + P" = "Control Temperature + Polluted")) # Updated custom labels

BP_Aug_2_D

## ---- chunk 32
#Sep 1

BP_Sep_1_D <- ggplot(sub_SEP_1, aes(x = interaction(Pad_Colour, Pad_Region, sep = " + "), y = Diatoms)) +
  geom_boxplot() +
  labs(title = "Diatoms Boxplots",
       x = "Treatment Group",
       y = "Diatoms") +
  theme_minimal() +
  theme(axis.text.x = element_text(angle = 45, hjust = 1)) +
  scale_x_discrete(labels = c("B + N" = "Warm + Non-Polluted",
                              "W + N" = "Control Temperature + Non-Polluted",
                              "B + P" = "Warm + Polluted",
                              "W + P" = "Control Temperature + Polluted")) # Updated custom labels

BP_Sep_1_D
## ---- chunk 33
#Sep 2

BP_Sep_2_D <- ggplot(sub_SEP_2, aes(x = interaction(Pad_Colour, Pad_Region, sep = " + "), y = Diatoms)) +
  geom_boxplot() +
  labs(title = "Diatoms Boxplots",
       x = "Treatment Group",
       y = "Diatoms") +
  theme_minimal() +
  theme(axis.text.x = element_text(angle = 45, hjust = 1)) +
  scale_x_discrete(labels = c("B + N" = "Warm + Non-Polluted",
                              "W + N" = "Control Temperature + Non-Polluted",
                              "B + P" = "Warm + Polluted",
                              "W + P" = "Control Temperature + Polluted")) # Updated custom labels

BP_Sep_2_D
## ---- chunk 34
#Jun 1

  BP_Jun_1_GA <- ggplot(sub_JUN_1, aes(x = interaction(Pad_Colour, Pad_Region, sep = " + "), y = Green_Algae, , fill = interaction(Pad_Colour, Pad_Region, sep = " + "))) +
  geom_boxplot() +
  labs(title = "Green Algae Boxplots",
       x = "Treatment Group",
       y = "Green Algae") +
  theme_minimal() +
  theme(axis.text.x = element_text(angle = 45, hjust = 1)) +
  scale_x_discrete(labels = c("B + N" = "Warm + Non-Polluted",
                              "W + N" = "Control Temperature + Non-Polluted",
                              "B + P" = "Warm + Polluted",
                              "W + P" = "Control Temperature + Polluted"))+
  scale_fill_manual(values = c("B + N" = "orange",
                               "W + N" = "cornflowerblue",
                               "B + P" = "brown2",
                               "W + P" = "forestgreen"))



BP_Jun_1_GA
## ---- chunk 35
#Jul 1

BP_Jul_1_GA <- ggplot(sub_JUL_1, aes(x = interaction(Pad_Colour, Pad_Region, sep = " + "), y = Green_Algae)) +
  geom_boxplot() +
  labs(title = "Green Algae Boxplots",
       x = "Treatment Group",
       y = "Green Algae") +
  theme_minimal() +
  theme(axis.text.x = element_text(angle = 45, hjust = 1)) +
  scale_x_discrete(labels = c("B + N" = "Warm + Non-Polluted",
                              "W + N" = "Control Temperature + Non-Polluted",
                              "B + P" = "Warm + Polluted",
                              "W + P" = "Control Temperature + Polluted")) # Updated custom labels

BP_Jul_1_GA
## ---- chunk 36
#Jul 2

BP_Jul_2_GA <- ggplot(sub_JUL_2, aes(x = interaction(Pad_Colour, Pad_Region, sep = " + "), y = Green_Algae)) +
  geom_boxplot() +
  labs(title = "Green Algae Boxplots",
       x = "Treatment Group",
       y = "Green Algae Count") +
  theme_minimal() +
  theme(axis.text.x = element_text(angle = 45, hjust = 1)) +
  scale_x_discrete(labels = c("B + N" = "Warm + Non-Polluted",
                              "W + N" = "Control Temperature + Non-Polluted",
                              "B + P" = "Warm + Polluted",
                              "W + P" = "Control Temperature + Polluted")) # Updated custom labels

BP_Jul_2_GA
## ---- chunk 37
#Aug 1

BP_Aug_1_GA <- ggplot(sub_AUG_1, aes(x = interaction(Pad_Colour, Pad_Region, sep = " + "), y = Green_Algae)) +
  geom_boxplot() +
  labs(title = "Green Algae Boxplots",
       x = "Treatment Group",
       y = "Green Algae") +
  theme_minimal() +
  theme(axis.text.x = element_text(angle = 45, hjust = 1)) +
  scale_x_discrete(labels = c("B + N" = "Warm + Non-Polluted",
                              "W + N" = "Control Temperature + Non-Polluted",
                              "B + P" = "Warm + Polluted",
                              "W + P" = "Control Temperature + Polluted")) # Updated custom labels

BP_Aug_1_GA
## ---- chunk 38
#Aug 2

BP_Aug_2_GA <- ggplot(sub_AUG_2, aes(x = interaction(Pad_Colour, Pad_Region, sep = " + "), y = Green_Algae)) +
  geom_boxplot() +
  labs(title = "Green Algae Boxplots",
       x = "Treatment Group",
       y = "Green Algae") +
  theme_minimal() +
  theme(axis.text.x = element_text(angle = 45, hjust = 1)) +
  scale_x_discrete(labels = c("B + N" = "Warm + Non-Polluted",
                              "W + N" = "Control Temperature + Non-Polluted",
                              "B + P" = "Warm + Polluted",
                              "W + P" = "Control Temperature + Polluted")) # Updated custom labels

BP_Aug_2_GA

## ---- chunk 39
#Sep 1

BP_Sep_1_GA <- ggplot(sub_SEP_1, aes(x = interaction(Pad_Colour, Pad_Region, sep = " + "), y = Green_Algae)) +
  geom_boxplot() +
  labs(title = "Green Algae Boxplots",
       x = "Treatment Group",
       y = "Green Algae") +
  theme_minimal() +
  theme(axis.text.x = element_text(angle = 45, hjust = 1)) +
  scale_x_discrete(labels = c("B + N" = "Warm + Non-Polluted",
                              "W + N" = "Control Temperature + Non-Polluted",
                              "B + P" = "Warm + Polluted",
                              "W + P" = "Control Temperature + Polluted")) # Updated custom labels

BP_Sep_1_GA
## ---- chunk 40
#Sep 2

BP_Sep_2_GA <- ggplot(sub_SEP_2, aes(x = interaction(Pad_Colour, Pad_Region, sep = " + "), y = Green_Algae)) +
  geom_boxplot() +
  labs(title = "Green Algae Boxplots",
       x = "Treatment Group",
       y = "Green Algae") +
  theme_minimal() +
  theme(axis.text.x = element_text(angle = 45, hjust = 1)) +
  scale_x_discrete(labels = c("B + N" = "Warm + Non-Polluted",
                              "W + N" = "Control Temperature + Non-Polluted",
                              "B + P" = "Warm + Polluted",
                              "W + P" = "Control Temperature + Polluted")) # Updated custom labels

BP_Sep_2_GA
## ---- chunk 41
#Jun 1

  BP_Jun_1_C <- ggplot(sub_JUN_1, aes(x = interaction(Pad_Colour, Pad_Region, sep = " + "), y = Cyanobacteria, fill = interaction(Pad_Colour, Pad_Region, sep = " + "))) +
  geom_boxplot() +
  labs(title = "Cyanobacteria Boxplots",
       x = "Treatment Group",
       y = "Cyanobacteria") +
  theme_minimal() +
  theme(axis.text.x = element_text(angle = 45, hjust = 1)) +
  scale_x_discrete(labels = c("B + N" = "Warm + Non-Polluted",
                              "W + N" = "Control Temperature + Non-Polluted",
                              "B + P" = "Warm + Polluted",
                              "W + P" = "Control Temperature + Polluted"))+
  scale_fill_manual(values = c("B + N" = "orange",
                               "W + N" = "cornflowerblue",
                               "B + P" = "brown2",
                               "W + P" = "forestgreen"))

BP_Jun_1_C
## ---- chunk 42
#Jul 1

BP_Jul_1_C <- ggplot(sub_JUL_1, aes(x = interaction(Pad_Colour, Pad_Region, sep = " + "), y = Cyanobacteria)) +
  geom_boxplot() +
  labs(title = "Cyanobacteria Boxplots",
       x = "Treatment Group",
       y = "Cyanobacteria") +
  theme_minimal() +
  theme(axis.text.x = element_text(angle = 45, hjust = 1)) +
  scale_x_discrete(labels = c("B + N" = "Warm + Non-Polluted",
                              "W + N" = "Control Temperature + Non-Polluted",
                              "B + P" = "Warm + Polluted",
                              "W + P" = "Control Temperature + Polluted")) # Updated custom labels

BP_Jul_1_C

## ---- chunk 43
#Jul 2

BP_Jul_2_C <- ggplot(sub_JUL_2, aes(x = interaction(Pad_Colour, Pad_Region, sep = " + "), y = Cyanobacteria)) +
  geom_boxplot() +
  labs(title = "Cyanobacteria Boxplots",
       x = "Treatment Group",
       y = "Cyanobacteria Count") +
  theme_minimal() +
  theme(axis.text.x = element_text(angle = 45, hjust = 1)) +
  scale_x_discrete(labels = c("B + N" = "Warm + Non-Polluted",
                              "W + N" = "Control Temperature + Non-Polluted",
                              "B + P" = "Warm + Polluted",
                              "W + P" = "Control Temperature + Polluted")) # Updated custom labels

BP_Jul_2_C
## ---- chunk 44
#Aug 1

BP_Aug_1_C <- ggplot(sub_AUG_1, aes(x = interaction(Pad_Colour, Pad_Region, sep = " + "), y = Cyanobacteria)) +
  geom_boxplot() +
  labs(title = "Cyanobacteria Boxplots",
       x = "Treatment Group",
       y = "Cyanobacteria") +
  theme_minimal() +
  theme(axis.text.x = element_text(angle = 45, hjust = 1)) +
  scale_x_discrete(labels = c("B + N" = "Warm + Non-Polluted",
                              "W + N" = "Control Temperature + Non-Polluted",
                              "B + P" = "Warm + Polluted",
                              "W + P" = "Control Temperature + Polluted")) # Updated custom labels

BP_Aug_1_C
## ---- chunk 45
#Aug 2

BP_Aug_2_C <- ggplot(sub_AUG_2, aes(x = interaction(Pad_Colour, Pad_Region, sep = " + "), y = Cyanobacteria)) +
  geom_boxplot() +
  labs(title = "Cyanobacteria Boxplots",
       x = "Treatment Group",
       y = "Cyanobacteria")+
  theme_minimal() +
  theme(axis.text.x = element_text(angle = 45, hjust = 1)) +
  scale_x_discrete(labels = c("B + N" = "Warm + Non-Polluted",
                              "W + N" = "Control Temperature + Non-Polluted",
                              "B + P" = "Warm + Polluted",
                              "W + P" = "Control Temperature + Polluted")) # Updated custom labels

BP_Aug_2_C
## ---- chunk 46
#Sep 1

BP_Sep_1_C <- ggplot(sub_SEP_2, aes(x = interaction(Pad_Colour, Pad_Region, sep = " + "), y = Cyanobacteria)) +
  geom_boxplot() +
  labs(title = "Cyanobacteria Boxplots",
       x = "Treatment Group",
       y = "Cyanobacteria") +
  theme_minimal() +
  theme(axis.text.x = element_text(angle = 45, hjust = 1)) +
  scale_x_discrete(labels = c("B + N" = "Warm + Non-Polluted",
                              "W + N" = "Control Temperature + Non-Polluted",
                              "B + P" = "Warm + Polluted",
                              "W + P" = "Control Temperature + Polluted")) # Updated custom labels

BP_Sep_1_C
## ---- chunk 47
#Sep 2

BP_Sep_2_C <- ggplot(sub_SEP_2, aes(x = interaction(Pad_Colour, Pad_Region, sep = " + "), y = Cyanobacteria)) +
  geom_boxplot() +
  labs(title = "Cyanobacteria Boxplots",
       x = "Treatment Group",
       y = "Cyanobacteria") +
  theme_minimal() +
  theme(axis.text.x = element_text(angle = 45, hjust = 1)) +
  scale_x_discrete(labels = c("B + N" = "Warm + Non-Polluted",
                              "W + N" = "Control Temperature + Non-Polluted",
                              "B + P" = "Warm + Polluted",
                              "W + P" = "Control Temperature + Polluted")) # Updated custom labels

BP_Sep_2_C
## ---- chunk 48
BP_Jun_1_GA <- ggplot(sub_JUN_1, aes(x = interaction(Pad_Colour, Pad_Region, sep = " + "), y = total_grazer, fill = interaction(Pad_Colour, Pad_Region, sep = " + "))) +
  geom_boxplot() +
  labs(title = "Grazer Boxplots",
       x = "Treatment Group",
       y = "Grazer") +
  theme_minimal() +
  theme(axis.text.x = element_text(angle = 45, hjust = 1)) +
  scale_x_discrete(labels = c("B + N" = "Warm + Non-Polluted",
                              "W + N" = "Control Temperature + Non-Polluted",
                              "B + P" = "Warm + Polluted",
                              "W + P" = "Control Temperature + Polluted"))+
  scale_fill_manual(values = c("W + N" = "cornflowerblue",
                               "B + N" = "orange",
                               "W + P" = "forestgreen",
                               "B + P" = "brown2"))

BP_Jun_1_GA
## ---- chunk 49
BP_Jul_1_GA <- ggplot(sub_JUL_1, aes(x = interaction(Pad_Colour, Pad_Region, sep = " + "), y = total_grazer)) +
  geom_boxplot() +
  labs(title = "Grazer Boxplots",
       x = "Treatment Group",
       y = "Grazer") +
  theme_minimal() +
  theme(axis.text.x = element_text(angle = 45, hjust = 1)) +
  scale_x_discrete(labels = c("B + N" = "Warm + Non-Polluted",
                              "W + N" = "Control Temperature + Non-Polluted",
                              "B + P" = "Warm + Polluted",
                              "W + P" = "Control Temperature + Polluted")) # Updated custom labels

BP_Jul_1_GA
## ---- chunk 50
BP_Jul_2_GA <- ggplot(sub_JUL_2, aes(x = interaction(Pad_Colour, Pad_Region, sep = " + "), y = total_grazer)) +
  geom_boxplot() +
  labs(title = "Grazer Boxplots",
       x = "Treatment Group",
       y = "Grazer") +
  theme_minimal() +
  theme(axis.text.x = element_text(angle = 45, hjust = 1)) +
  scale_x_discrete(labels = c("B + N" = "Warm + Non-Polluted",
                              "W + N" = "Control Temperature + Non-Polluted",
                              "B + P" = "Warm + Polluted",
                              "W + P" = "Control Temperature + Polluted")) # Updated custom labels

BP_Jul_2_GA
## ---- chunk 51
BP_Aug_1_GA <- ggplot(sub_AUG_1, aes(x = interaction(Pad_Colour, Pad_Region, sep = " + "), y = total_grazer)) +
  geom_boxplot() +
  labs(title = "Grazer Boxplots",
       x = "Treatment Group",
       y = "Grazer") +
  theme_minimal() +
  theme(axis.text.x = element_text(angle = 45, hjust = 1)) +
  scale_x_discrete(labels = c("B + N" = "Warm + Non-Polluted",
                              "W + N" = "Control Temperature + Non-Polluted",
                              "B + P" = "Warm + Polluted",
                              "W + P" = "Control Temperature + Polluted")) # Updated custom labels

BP_Aug_1_GA
## ---- chunk 52
BP_Aug_2_GA <- ggplot(sub_AUG_2, aes(x = interaction(Pad_Colour, Pad_Region, sep = " + "), y = total_grazer)) +
  geom_boxplot() +
  labs(title = "Grazer Boxplots",
       x = "Treatment Group",
       y = "Grazer") +
  theme_minimal() +
  theme(axis.text.x = element_text(angle = 45, hjust = 1)) +
  scale_x_discrete(labels = c("B + N" = "Warm + Non-Polluted",
                              "W + N" = "Control Temperature + Non-Polluted",
                              "B + P" = "Warm + Polluted",
                              "W + P" = "Control Temperature + Polluted")) # Updated custom labels

BP_Aug_2_GA
## ---- chunk 53
BP_Sep_1_GA <- ggplot(sub_SEP_1, aes(x = interaction(Pad_Colour, Pad_Region, sep = " + "), y = total_grazer)) +
  geom_boxplot() +
  labs(title = "Grazer Boxplots",
       x = "Treatment Group",
       y = "Grazer") +
  theme_minimal() +
  theme(axis.text.x = element_text(angle = 45, hjust = 1)) +
  scale_x_discrete(labels = c("B + N" = "Warm + Non-Polluted",
                              "W + N" = "Control Temperature + Non-Polluted",
                              "B + P" = "Warm + Polluted",
                              "W + P" = "Control Temperature + Polluted")) # Updated custom labels

BP_Sep_1_GA
## ---- chunk 54
BP_Sep_2_GA <- ggplot(sub_SEP_2, aes(x = interaction(Pad_Colour, Pad_Region, sep = " + "), y = total_grazer)) +
  geom_boxplot() +
  labs(title = "Grazer Boxplots",
       x = "Treatment Group",
       y = "Grazer") +
  theme_minimal() +
  theme(axis.text.x = element_text(angle = 45, hjust = 1)) +
  scale_x_discrete(labels = c("B + N" = "Warm + Non-Polluted",
                              "W + N" = "Control Temperature + Non-Polluted",
                              "B + P" = "Warm + Polluted",
                              "W + P" = "Control Temperature + Polluted")) # Updated custom labels

BP_Sep_2_GA
## ---- chunk 55
brighton <- read.csv("Hotmess_R.csv")
# Create a list of subsets based on all combinations of 'sampling region' and 'pad colour'
subset_list <- split(brighton, list(brighton$Pad_Region, brighton$Pad_Colour))

# Access a specific subset (e.g., Region1 + Color1)
p.w.sub <- subset_list[["P.W"]]
p.b.sub <- subset_list[["P.B"]]
n.w.sub <- subset_list[["N.W"]]
n.b.sub <- subset_list[["N.B"]]

## ---- chunk 56


#PW
p.w.sub <- p.w.sub %>%
  group_by(Sampling_Date) %>%
  summarise(avg_Barnacle_Count = mean(Barnacle_Count, na.rm = TRUE))


# Create a zoo object with irregular time points
p.w.ts <- zoo(p.w.sub$avg_Barnacle_Count, order.by = p.w.sub$Sampling_Date)


# Remove rows with NA, NaN, Inf, or -Inf in the time series
p.w.ts <- na.omit(p.w.ts) # Removes rows with NA
p.w.ts <- p.w.ts[is.finite(p.w.ts)] # Keeps only finite values


# Step 1: Visual Inspection
plot(p.w.ts)

## ---- chunk 57
# variation between treatment plots

brighton$treatment <- with(brighton, paste0(Pad_Region, "_", Pad_Colour))

diatom_data <- brighton %>%
  dplyr::select(treatment, Diatoms)

mean_Diatoms <- diatom_data %>%
  group_by(treatment) %>%
  summarise(mean_diatoms = mean(Diatoms, na.rm = TRUE),
            sd = sd(Diatoms, na.rm = TRUE),
            n = n()) %>%
  mutate(se = sd / sqrt(n))

# Assuming you want to find differences from a baseline treatment, set the baseline
baseline_value <- mean_Diatoms %>%
  filter(treatment == "N_W") %>% # Replace YourBaselineTreatment with your actual baseline
  pull(mean_diatoms)




# Calculate differences from the baseline
mean_Diatoms$difference_from_baseline <- mean_Diatoms$mean_diatoms - baseline_value

mean_Diatoms$treatment <- factor(mean_Diatoms$treatment, levels = c("N_W", "N_B", "P_W", "P_B"))




diatoms_bar <- ggplot(mean_Diatoms, aes(x = treatment, y = difference_from_baseline, fill = treatment)) +
  geom_bar(stat = "identity", position = position_dodge(), width = 0.5, color = "black", size = 1) + # Using size for thicker outline
  geom_errorbar(aes(ymin = difference_from_baseline - se, ymax = difference_from_baseline + se), width = 0.2, position = position_dodge(0.5)) + # Adjust error bars
  geom_hline(yintercept = 0, linetype = "dashed") +
  labs(title = "Difference from Baseline (N_W) in Diatom Measurements",
       x = "Treatment",
       y = "Difference from Baseline") +
  theme_minimal() +
  theme(axis.text.x = element_text(angle = 45, hjust = 1)) +
  scale_fill_manual(values = c("N_B" = "orange",
                               "N_W" = "blue",
                               "P_B" = "hotpink",
                               "P_W" = "green" ))

                                



diatoms_bar

## ---- chunk 58
# variation between treatment plots

brighton$treatment <- with(brighton, paste0(Pad_Region, "_", Pad_Colour))

Cyanobacteria_data <- brighton %>%
  dplyr::select(treatment, Cyanobacteria)

mean_Cyanobacteria <- Cyanobacteria_data %>%
  group_by(treatment) %>%
  summarise(mean_cyanobacteria = mean(Cyanobacteria, na.rm = TRUE),
            sd = sd(Cyanobacteria, na.rm = TRUE),
            n = n()) %>%
  mutate(se = sd / sqrt(n))

# Assuming you want to find differences from a baseline treatment, set the baseline
baseline_value <- mean_Cyanobacteria %>%
  filter(treatment == "N_W") %>% # Replace YourBaselineTreatment with your actual baseline
  pull(mean_cyanobacteria)




# Calculate differences from the baseline
mean_Cyanobacteria$difference_from_baseline <- mean_Cyanobacteria$mean_cyanobacteria - baseline_value

mean_Cyanobacteria$treatment <- factor(mean_Cyanobacteria$treatment, levels = c("N_W", "N_B", "P_W", "P_B"))




cyanobacteria_bar <- ggplot(mean_Cyanobacteria, aes(x = treatment, y = difference_from_baseline, fill = treatment)) +
  geom_bar(stat = "identity", position = position_dodge(), width = 0.5, color = "black", size = 1) + # Using size for thicker outline
  geom_errorbar(aes(ymin = difference_from_baseline - se, ymax = difference_from_baseline + se), width = 0.2, position = position_dodge(0.5)) + # Adjust error bars
  geom_hline(yintercept = 0, linetype = "dashed") +
  labs(title = "Difference from Baseline (N_W) in Cyanobacteria Measurements",
       x = "Treatment",
       y = "Difference from Baseline") +
  theme_minimal() +
  theme(axis.text.x = element_text(angle = 45, hjust = 1)) +
  scale_fill_manual(values = c("N_B" = "orange",
                               "N_W" = "blue",
                               "P_B" = "hotpink",
                               "P_W" = "green"))


cyanobacteria_bar


## ---- chunk 59
brighton$treatment <- with(brighton, paste0(Pad_Region, "_", Pad_Colour))

GA_data <- brighton %>%
  dplyr::select(treatment, Green_Algae)

mean_Green_Algae <- GA_data %>%
  group_by(treatment) %>%
  summarise(mean_GA = mean(Green_Algae, na.rm = TRUE),
            sd = sd(Green_Algae, na.rm = TRUE),
            n = n()) %>%
  mutate(se = sd / sqrt(n))

# Assuming you want to find differences from a baseline treatment, set the baseline
baseline_value <- mean_Green_Algae %>%
  filter(treatment == "N_W") %>% # Replace YourBaselineTreatment with your actual baseline
  pull(mean_GA)




# Calculate differences from the baseline
mean_Green_Algae$difference_from_baseline <- mean_Green_Algae$mean_GA - baseline_value

mean_Green_Algae$treatment <- factor(mean_Green_Algae$treatment, levels = c("N_W", "N_B", "P_W", "P_B"))



Green_Algae_bar <- ggplot(mean_Green_Algae, aes(x = treatment, y = difference_from_baseline, fill = treatment)) +
  geom_bar(stat = "identity", position = position_dodge(), width = 0.5, color = "black", size = 1) + # Using size for thicker outline
  geom_errorbar(aes(ymin = difference_from_baseline - se, ymax = difference_from_baseline + se), width = 0.2, position = position_dodge(0.5)) + # Adjust error bars
  geom_hline(yintercept = 0, linetype = "dashed") +
  labs(title = "Difference from Baseline (N_W) in Green Algae Measurements",
       x = "Treatment",
       y = "Difference from Baseline") +
  theme_minimal() +
  theme(axis.text.x = element_text(angle = 45, hjust = 1)) +
  scale_fill_manual(values = c("N_B" = "orange",
                               "N_W" = "blue",
                               "P_B" = "hotpink",
                               "P_W" = "green"))


Green_Algae_bar

## ---- chunk 60
# variation between treatment plots

brighton$treatment <- with(brighton, paste0(Pad_Region, "_", Pad_Colour))

BC_data <- brighton %>%
  dplyr::select(treatment, Barnacle_Count)

mean_BC <- BC_data %>%
  group_by(treatment) %>%
  summarise(mean_bc = mean(Barnacle_Count, na.rm = TRUE),
            sd = sd(Barnacle_Count, na.rm = TRUE),
            n = n(),
            .groups = 'drop') %>% # This ensures the result is not grouped
  mutate(se = sd / sqrt(n))


# Assuming you want to find differences from a baseline treatment, set the baseline
baseline_value <- mean_BC %>%
  filter(treatment == "N_W") %>% # Replace YourBaselineTreatment with your actual baseline
  pull(mean_bc)




# Calculate differences from the baseline
mean_BC$difference_from_baseline <- mean_BC$mean_bc - baseline_value

mean_BC$treatment <- factor(mean_BC$treatment, levels = c("N_W", "N_B", "P_W", "P_B"))




BC_bar <- ggplot(mean_BC, aes(x = treatment, y = difference_from_baseline, fill = treatment)) +
  geom_bar(stat = "identity", position = position_dodge(), width = 0.5, color = "black", size = 1) + # Using size for thicker outline
  geom_errorbar(aes(ymin = difference_from_baseline - se, ymax = difference_from_baseline + se), width = 0.2, position = position_dodge(0.5)) + # Adjust error bars
  geom_hline(yintercept = 0, linetype = "dashed") +
  labs(title = "Difference from Baseline (N_W) in Barnacle Count Measurements",
       x = "Treatment",
       y = "Difference from Baseline") +
  theme_minimal() +
  theme(axis.text.x = element_text(angle = 45, hjust = 1)) +
  scale_fill_manual(values = c("N_B" = "orange",
                               "N_W" = "blue",
                               "P_B" = "hotpink",
                               "P_W" = "green"))

BC_bar


## ---- chunk 61
brighton$treatment <- with(brighton, paste0(Pad_Region, "_", Pad_Colour))

BS_data <- brighton %>%
  dplyr::select(treatment, AVG_Banacle_Size)

mean_BS <- BS_data %>%
  group_by(treatment) %>%
  summarise(mean_bs = mean(AVG_Banacle_Size, na.rm = TRUE),
            sd = sd(AVG_Banacle_Size, na.rm = TRUE),
            n = n(),
            .groups = 'drop') %>% # This ensures the result is not grouped
  mutate(se = sd / sqrt(n))


# Assuming you want to find differences from a baseline treatment, set the baseline
baseline_value <- mean_BS %>%
  filter(treatment == "N_W") %>% # Replace YourBaselineTreatment with your actual baseline
  pull(mean_bs)




# Calculate differences from the baseline
mean_BS$difference_from_baseline <- mean_BS$mean_bs - baseline_value

mean_BS$treatment <- factor(mean_BS$treatment, levels = c("N_W", "N_B", "P_W", "P_B"))




BS_bar <- ggplot(mean_BS, aes(x = treatment, y = difference_from_baseline, fill = treatment)) +
  geom_bar(stat = "identity", position = position_dodge(), width = 0.5, color = "black", size = 1) + # Using size for thicker outline
  geom_errorbar(aes(ymin = difference_from_baseline - se, ymax = difference_from_baseline + se), width = 0.2, position = position_dodge(0.5)) + # Adjust error bars
  geom_hline(yintercept = 0, linetype = "dashed") +
  labs(title = "Difference from Baseline (N_W) in Barnacle Size Measurements",
       x = "Treatment",
       y = "Difference from Baseline") +
  theme_minimal() +
  theme(axis.text.x = element_text(angle = 45, hjust = 1)) +
  scale_fill_manual(values = c("N_B" = "orange",
                               "N_W" = "cornflowerblue",
                               "P_B" = "brown2",
                               "P_W" = "forestgreen"))

BS_bar


## ---- chunk 62
brighton$treatment <- with(brighton, paste0(Pad_Region, "_", Pad_Colour))

G_data <- brighton %>%
  dplyr::select(treatment, total_grazer)

mean_G <- G_data %>%
  group_by(treatment) %>%
  summarise(mean_g = mean(total_grazer, na.rm = TRUE),
            sd = sd(total_grazer, na.rm = TRUE),
            n = n(),
            .groups = 'drop') %>% # This ensures the result is not grouped
  mutate(se = sd / sqrt(n))


# Assuming you want to find differences from a baseline treatment, set the baseline
baseline_value <- mean_G %>%
  filter(treatment == "N_W") %>% # Replace YourBaselineTreatment with your actual baseline
  pull(mean_g)




# Calculate differences from the baseline
mean_G$difference_from_baseline <- mean_G$mean_g - baseline_value

mean_G$treatment <- factor(mean_G$treatment, levels = c("N_W", "N_B", "P_W", "P_B"))




G_bar <- ggplot(mean_G, aes(x = treatment, y = difference_from_baseline, fill = treatment)) +
  geom_bar(stat = "identity", position = position_dodge(), width = 0.5, color = "black", size = 1) + # Using size for thicker outline
  geom_errorbar(aes(ymin = difference_from_baseline - se, ymax = difference_from_baseline + se), width = 0.2, position = position_dodge(0.5)) + # Adjust error bars
  geom_hline(yintercept = 0, linetype = "dashed") +
  labs(title = "Difference from Baseline (N_W) in Grazer Count Measurements",
       x = "Treatment",
       y = "Difference from Baseline") +
  theme_classic() +
  theme(axis.text.x = element_text(angle = 45, hjust = 1)) +
  scale_fill_manual(values = c("N_B" = "orange",
                               "N_W" = "cornflowerblue",
                               "P_B" = "brown2",
                               "P_W" = "forestgreen"))

G_bar
